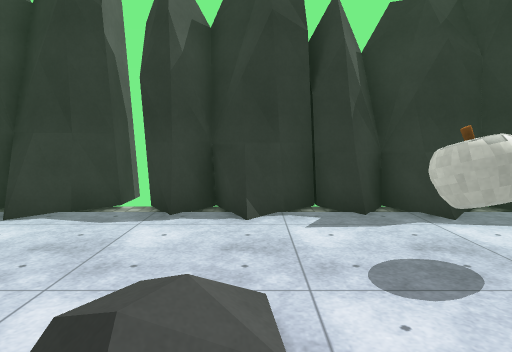
view 1 (above)

14 first-person views from a walk through a Unity game level. The camera is 1.4 m above the floor, tilts 6° down and sees 75° across. The floor is counted in squares, 1 m on a side. Each view is taken from the middle of a square. On the plan, view 1 faces up. The plan holds only what a view shows up to about 15 squares ahead; the rest is blank. The place goes on beyond the plan. Some surface patterns are stand-ins.

view 2
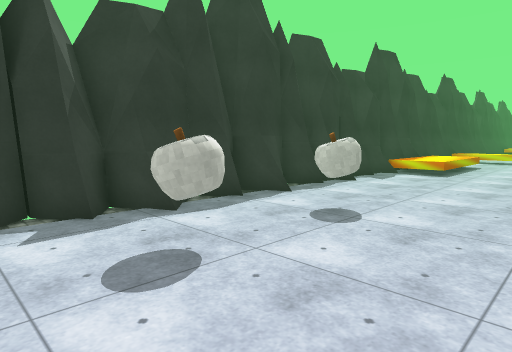

view 3
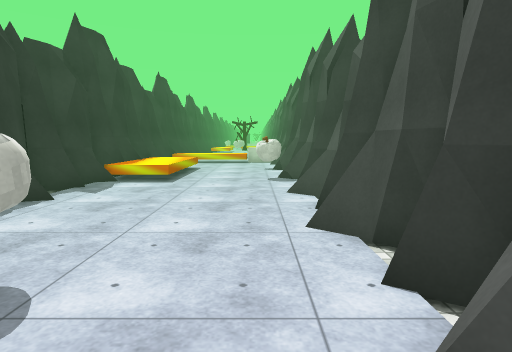

view 4
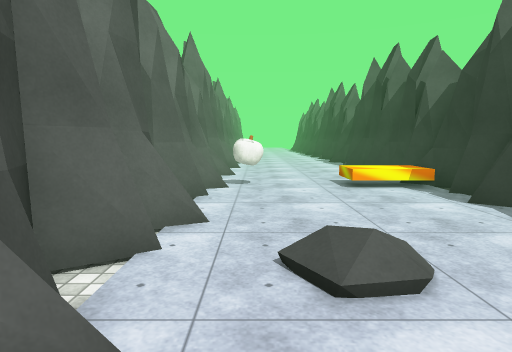

view 5
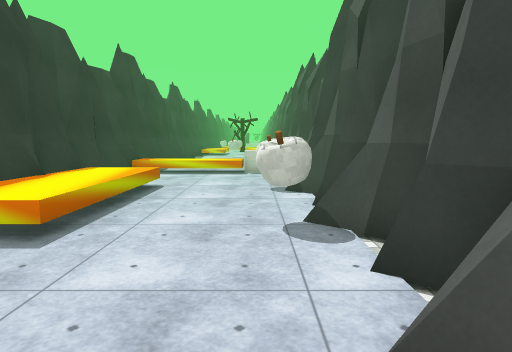

view 6
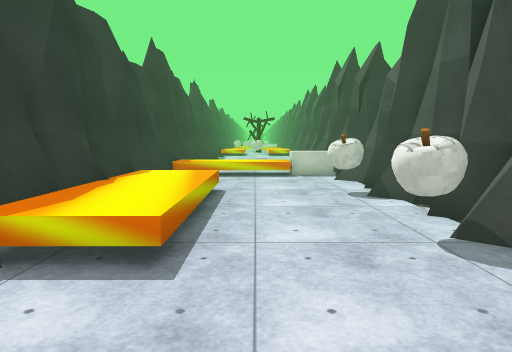

view 7
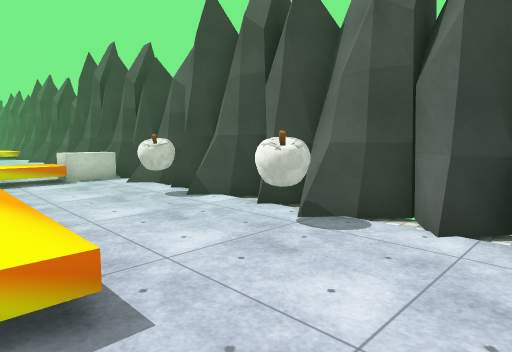

view 8
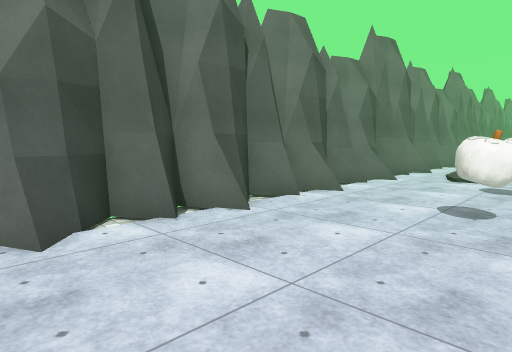

view 9
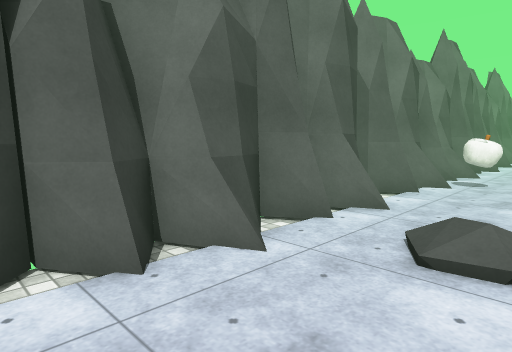

view 10
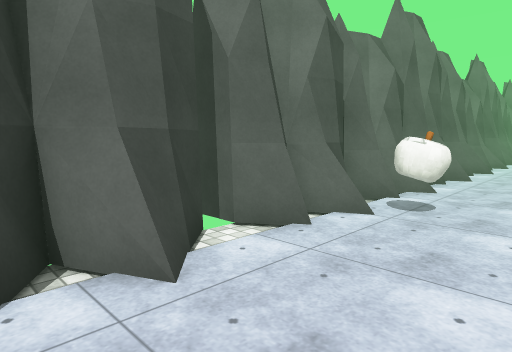

view 11
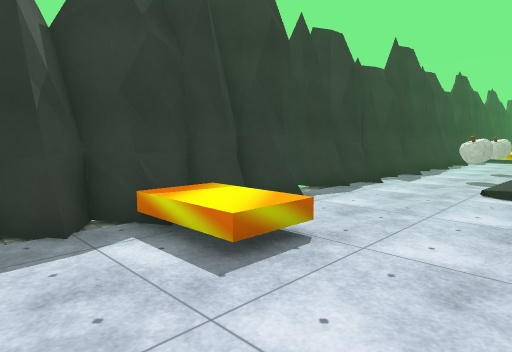

view 12
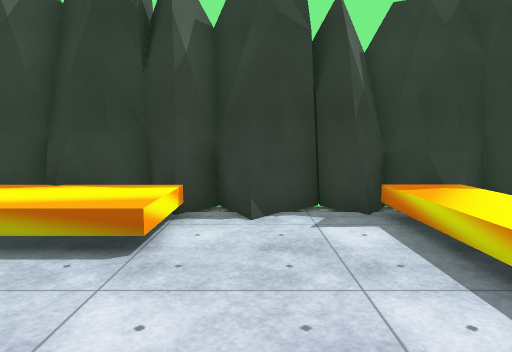

view 13
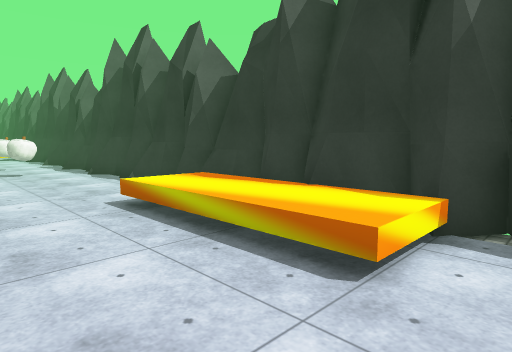

view 14
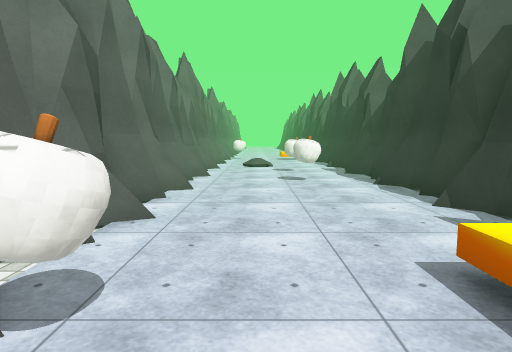

### Floor plan
Key: @ floor where view 1 was taken; # wall or solid block; . floor; / step, stairs or slope; = window, fence, low wall or low ledge; ≈ liquid the walk keeps out of; R rock; B block; O other object.
Columns run from 11 left of view 1 to 25 right of it. Each row starts with its distance up from view 1.
  8        ####
  7 ########/############################
  6  ..≈≈..=...=...=..=...=...≈≈≈≈≈≈.=..≈
  5 ...≈≈.....................≈≈≈≈≈≈....≈
  4 ...≈≈........O...O........≈≈≈≈≈≈....≈
  3 ....................................≈
  2 ..........R.........................≈
  1 ...O................................B
  0 =...=...=..@=...=..=...=...O..=O..=.B
 -1 #######/##########.##################
 -2       ###        ###

Where each view was taken, in squares from view 1:
view 1: 0 up, 0 right, facing up
view 2: 0 up, 0 right, facing up-right
view 3: 1 up, 3 right, facing right
view 4: 1 up, 3 right, facing left
view 5: 1 up, 10 right, facing right
view 6: 3 up, 11 right, facing right
view 7: 5 up, 12 right, facing down-right
view 8: 5 up, 13 right, facing down-left
view 9: 3 up, 4 right, facing down-left
view 10: 3 up, 1 left, facing down-left
view 11: 1 up, 11 left, facing up-right
view 12: 0 up, 22 right, facing up
view 13: 1 up, 22 right, facing up-left
view 14: 2 up, 18 right, facing left
